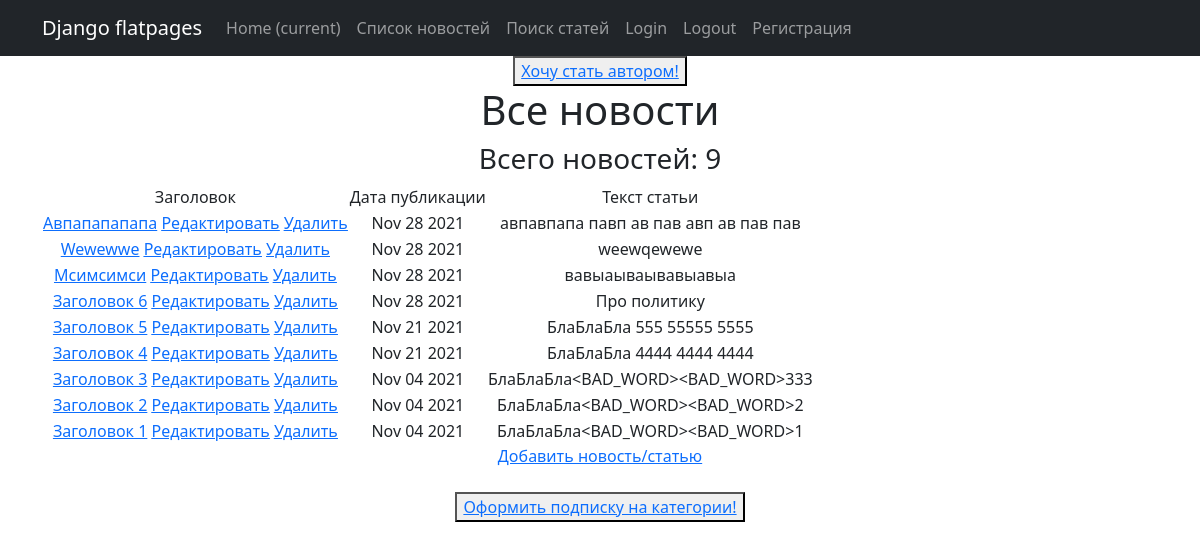
Before: /news/ with the older database file.
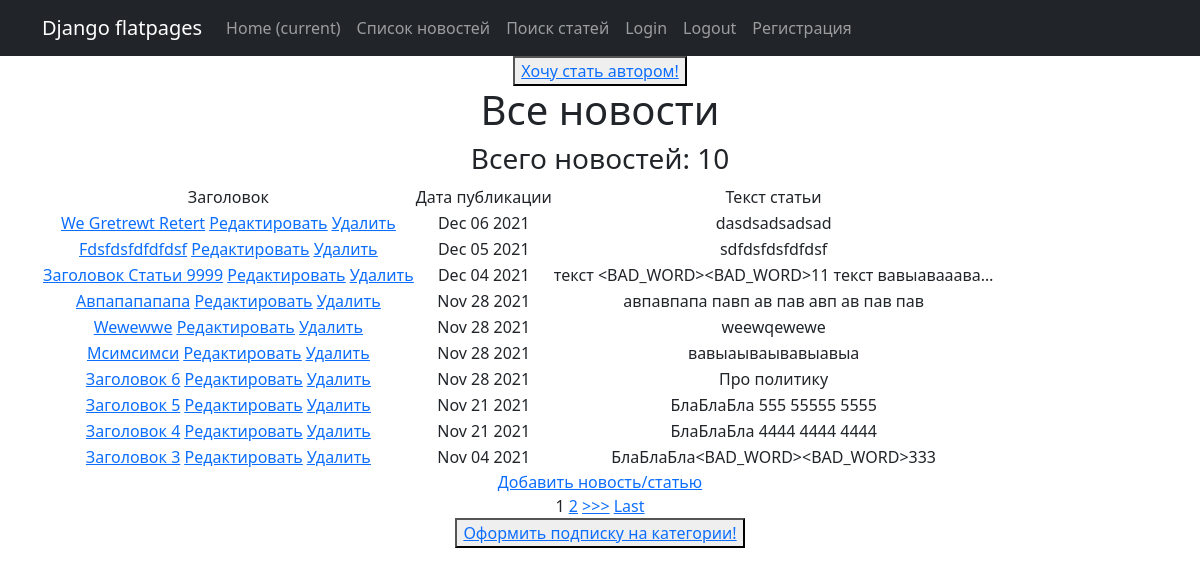
After: the same page with the newer database file.
### news/models.py (models this page shows, shortened)
class Post(models.Model):
    article = 'A'
    news = 'N'
    POSTING_TYPE = [(article, 'статья'), (news, 'новость')]
    id_author = models.ForeignKey(Author, on_delete=models.CASCADE)
    post_type = models.CharField(max_length=1, choices=POSTING_TYPE, default=article)
    post_created = models.DateTimeField(auto_now_add=True)
    id_post_category = models.ManyToManyField(Category, through="PostCategory")
    post_header = models.CharField(max_length=255)
    post_text = models.TextField()
    post_rating = models.IntegerField(default=0)

### news/views.py (the view, shortened to what this page needs)
# urls.py: path('', NewsList.as_view()),
class NewsList(ListView):
    model = Post
    template_name = 'news.html'
    context_object_name = 'news'
    queryset = Post.objects.order_by('-post_created')
    paginate_by = 10
    def get_context_data(self, **kwargs):
        context = super().get_context_data(**kwargs)
        context['filter'] = NewsFilter(self.request.GET, queryset=self.get_queryset())
        context['form'] = NewsForm()
        context['is_not_authors'] = not self.request.user.groups.filter(name='authors').exists()
        return context

### news/templatetags/custom_filters.py (called while the page is built)
@register.filter(name='censor')
def censor(value):
    bad_words = ['1111', '2222', '3333']#словарь плохих слов.
    if isinstance(value, str):
        for bad in bad_words:
            value = value.replace(bad, '<BAD_WORD>')
        return value
    else:
        raise ValueError(f'Не является строкой: {type(value)}')

### templates/news.html (shortened to what this page needs)
{% extends 'flatpages/default.html' %}
{% load custom_filters %}
{% block content %}
{% if is_not_authors %}
<button> <a href="news/upgrade/"> Хочу стать автором!</a> </button>
{% endif %}
<h1>Все новости</h1>
<h3>Всего новостей: {{ news|length }} </h3>
 {% if news %}
        <table>
            <tr>
                <td>
                    Заголовок
                </td>
                <td>
                    Дата публикации
                </td>
                <td>
                    Текст статьи
                </td>
            </tr>
               {% for nw in news %}
            <tr>
                <td>
                    <a href="{% url 'news_detail' nw.id %}">{{ nw.post_header|title }}</a>
                    <a href="{% url 'news_update' nw.id %}"><u>Редактировать</u></a>
                    <a href="{% url 'news_delete' nw.id %}"><u> Удалить </u></a>
                </td>
                <td>
                    {{ nw.post_created|date:'M d Y' }}
                </td>
                <td>
                    {{ nw.post_text|censor|truncatechars:50 }}
                </td>
            </tr>
        {% endfor %}
        </table>
    {% else %}
        <h2>Новостей нет!</h2>
    {% endif %}
<a href="{% url 'news_create' %}">Добавить новость/статью</a> <br>
{% if is_paginated %}
    {% for num in page_obj.paginator.page_range %}
        {% if page_obj.number == num %}
            <a>{{ num }}</a>
        {% elif num > page_obj.number|add:'-3' and num < page_obj.number|add:'3' %}
            <a href="?page={{ num }}">{{ num }}</a>
        {% endif %}
    {% endfor %}
    {% if page_obj.has_next %}
        <a href="?page={{ page_obj.next_page_number }}">>>></a>
        <a href="?page={{ page_obj.paginator.num_pages }}">Last</a>
    {% endif %}
{% endif %}
<br>
<button> <a href="/news/subscribe/"> Оформить подписку на категории!</a> </button>
{% endblock content %}

### templates/flatpages/default.html (shortened to what this page needs)
<!DOCTYPE html>
<html lang="en">
    <head>
        {% load static %}
        <link href="{% static 'css/styles.css' %}" rel="stylesheet" />
    </head>
    <body>
    <nav class="navbar navbar-expand-lg navbar-dark bg-dark static-top">
       <div class="container">
           <a class="navbar-brand" href="#">Django flatpages</a>
           <div class="collapse navbar-collapse" id="navbarResponsive">
               <ul class="navbar-nav ml-auto">
                   <li class="nav-item active">
                       <a class="nav-link" href="#">Home
                           <span class="sr-only">(current)</span>
                       </a>
                   </li>
                   <li class="nav-item">
                       <a class="nav-link" href="/news/">Список новостей</a>
                   </li>
                   <li class="nav-item">
                       <a class="nav-link" href="/news/search">Поиск статей</a>
                   </li>
                   <li class="nav-item">
                       <a class="nav-link" href="/accounts/login">Login</a>
                   </li>
                   <li class="nav-item">
                       <a class="nav-link" href="/accounts/logout">Logout</a>
                   </li>
                   <li class="nav-item">
                       <a class="nav-link" href="/accounts/signup">Регистрация</a>
                   </li>
               </ul>
           </div>
       </div>
    </nav>
        <div class="container">
            <div class="col-lg-12 text-center">
                {% block content %}
                {% endblock content %}
            </div>
        </div>
    </body>
</html>

Changed rows visible on the page:
no longer on this page (row unchanged): Post: post_header "Заголовок 2", post_created "Nov 04 2021", post_text|censor "БлаБлаБла<BAD_WORD><BAD_WORD>2"
no longer on this page (row unchanged): Post: post_header "Заголовок 1", post_created "Nov 04 2021", post_text|censor "БлаБлаБла<BAD_WORD><BAD_WORD>1"
added Post: post_header "We Gretrewt Retert", post_created "Dec 06 2021", post_text|censor "dasdsadsadsad"
added Post: post_header "Fdsfdsfdfdfdsf", post_created "Dec 05 2021", post_text|censor "sdfdsfdsfdfdsf"
added Post: post_header "Заголовок Статьи 9999", post_created "Dec 04 2021", post_text|censor "текст <BAD_WORD><BAD_WORD>11 текст вавыавааава…"
Other visible differences:
{{ news|length }}: "9" → "10"
new list line: "1"
new list line: "2"
text now shown: ">>> Last"
